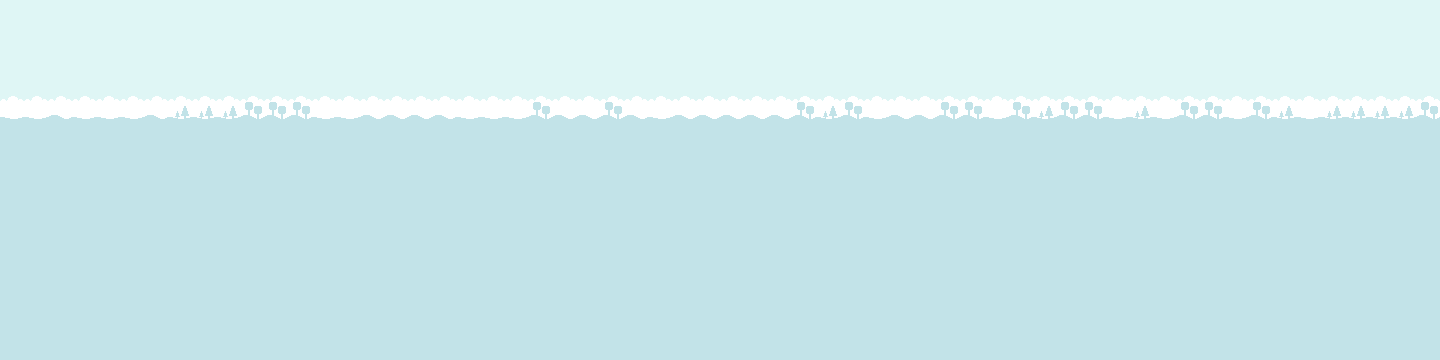

Tiled map render using the project's own tile images. Description and the whole map definition, tile-layer contents included, below:
An orthogonal 60x15 tile map with 24x24 px tiles, 1 tile layer (Background).

<map version="1.10" tiledversion="1.10.2" orientation="orthogonal" renderorder="right-down" width="60" height="15" tilewidth="24" tileheight="24" infinite="0" nextlayerid="2" nextobjectid="1">
 <editorsettings>
  <export target="level-3-background.tmj" format="json" />
 </editorsettings>
 <tileset firstgid="1" name="background_tilemap" tilewidth="24" tileheight="24" tilecount="24" columns="8">
  <image source="tilemaps/background_tilemap_packed.png" width="192" height="72" />
 </tileset>
 <layer id="1" name="Background" width="60" height="15">
  <data encoding="csv">
1,1,1,1,1,1,1,1,1,1,1,1,1,1,1,1,1,1,1,1,1,1,1,1,1,1,1,1,1,1,1,1,1,1,1,1,1,1,1,1,1,1,1,1,1,1,1,1,1,1,1,1,1,1,1,1,1,1,1,1,
1,1,1,1,1,1,1,1,1,1,1,1,1,1,1,1,1,1,1,1,1,1,1,1,1,1,1,1,1,1,1,1,1,1,1,1,1,1,1,1,1,1,1,1,1,1,1,1,1,1,1,1,1,1,1,1,1,1,1,1,
1,1,1,1,1,1,1,1,1,1,1,1,1,1,1,1,1,1,1,1,1,1,1,1,1,1,1,1,1,1,1,1,1,1,1,1,1,1,1,1,1,1,1,1,1,1,1,1,1,1,1,1,1,1,1,1,1,1,1,1,
1,1,1,1,1,1,1,1,1,1,1,1,1,1,1,1,1,1,1,1,1,1,1,1,1,1,1,1,1,1,1,1,1,1,1,1,1,1,1,1,1,1,1,1,1,1,1,1,1,1,1,1,1,1,1,1,1,1,1,1,
11,11,9,11,11,11,9,12,12,12,10,10,10,11,11,9,9,9,9,11,11,11,10,9,9,10,9,11,9,9,9,9,9,10,12,10,11,9,9,10,10,11,10,12,10,10,11,12,11,10,10,11,10,12,11,12,12,12,12,10,
19,20,19,19,17,18,19,17,18,19,18,20,17,18,17,20,19,17,20,19,17,20,18,18,18,18,18,19,19,19,19,17,18,19,17,18,20,19,17,19,20,20,19,17,17,19,19,20,20,18,19,17,20,19,17,18,18,18,20,17,
19,18,20,17,20,19,18,18,17,20,18,19,17,20,20,18,17,17,20,19,20,17,19,20,20,20,20,17,18,17,19,17,19,18,19,19,17,19,19,18,18,20,17,19,20,17,17,18,17,18,18,19,17,20,20,20,20,20,18,18,
20,19,18,17,20,17,20,20,17,19,17,20,17,18,18,19,20,20,20,17,17,18,17,17,20,19,17,18,19,18,20,20,19,20,19,19,19,17,20,20,17,18,18,19,19,18,20,18,18,17,18,18,17,18,19,19,19,20,18,20,
19,20,19,18,18,17,18,20,18,20,19,17,19,17,17,20,18,18,17,18,17,18,18,17,19,17,19,19,17,20,18,20,18,19,19,20,17,19,18,20,18,17,19,17,20,20,17,17,17,18,20,20,19,18,20,20,20,20,17,18,
18,20,17,19,19,18,19,19,18,20,19,17,17,18,18,20,19,18,18,18,19,18,20,18,18,18,18,18,20,17,18,18,17,19,20,17,18,20,20,19,17,18,19,19,20,19,18,17,18,17,20,17,20,18,20,20,19,20,17,17,
18,20,19,18,19,18,17,19,20,18,18,19,19,18,18,17,19,17,19,20,20,19,18,19,20,20,18,19,17,17,17,17,19,20,17,20,17,19,20,19,18,19,19,19,20,18,17,20,19,19,19,17,20,19,18,18,19,20,20,20,
19,19,18,20,17,17,19,18,20,18,18,18,20,18,17,17,17,18,17,17,19,18,17,19,20,17,20,17,18,19,20,17,20,18,17,18,17,20,18,17,19,18,19,18,18,19,18,19,17,17,18,19,17,20,20,19,19,18,17,20,
17,17,20,19,20,18,18,20,17,19,19,20,18,19,20,19,17,20,17,18,17,17,18,18,19,18,17,17,18,18,19,20,20,18,20,19,17,18,17,19,19,20,19,20,19,18,18,18,18,18,18,19,18,19,17,17,19,19,19,19,
18,19,19,18,18,18,18,20,18,20,17,17,20,20,18,20,17,20,17,20,19,18,20,17,20,18,20,17,18,20,19,19,19,19,17,20,19,19,18,18,19,19,18,20,17,19,19,18,20,20,17,18,18,17,18,19,18,18,18,20,
18,19,19,20,19,17,17,17,19,19,17,17,17,18,18,19,18,18,19,20,18,18,19,17,17,18,18,20,20,19,18,19,17,20,18,19,18,20,20,18,20,19,18,17,17,18,18,20,18,20,19,17,19,17,18,17,18,18,19,18
</data>
 </layer>
</map>
